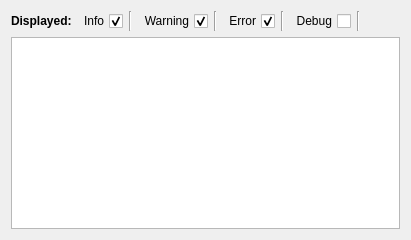
      <widget class="QWidget" name="logs_tab">
       <attribute name="title">
        <string>Logs</string>
       </attribute>
       <layout class="QGridLayout" name="gridLayout_5">
        <item row="0" column="0">
         <layout class="QHBoxLayout" name="horizontalLayout_11">
          <item>
           <widget class="QLabel" name="label_39">
            <property name="font">
             <font>
              <weight>75</weight>
              <bold>true</bold>
             </font>
            </property>
            <property name="text">
             <string>Displayed:</string>
            </property>
           </widget>
          </item>
          <item>
           <widget class="QCheckBox" name="live_log_info_checkbox">
            <property name="layoutDirection">
             <enum>Qt::RightToLeft</enum>
            </property>
            <property name="styleSheet">
             <string notr="true"/>
            </property>
            <property name="text">
             <string>Info</string>
            </property>
            <property name="checked">
             <bool>true</bool>
            </property>
           </widget>
          </item>
          <item>
           <widget class="Line" name="line_7">
            <property name="styleSheet">
             <string notr="true">Line{

background-color:rgb(202, 202, 202);
}</string>
            </property>
            <property name="orientation">
             <enum>Qt::Vertical</enum>
            </property>
           </widget>
          </item>
          <item>
           <widget class="QCheckBox" name="live_log_warning_checkbox">
            <property name="layoutDirection">
             <enum>Qt::RightToLeft</enum>
            </property>
            <property name="styleSheet">
             <string notr="true"/>
            </property>
            <property name="text">
             <string>Warning</string>
            </property>
            <property name="checked">
             <bool>true</bool>
            </property>
           </widget>
          </item>
          <item>
           <widget class="Line" name="line_8">
            <property name="orientation">
             <enum>Qt::Vertical</enum>
            </property>
           </widget>
          </item>
          <item>
           <widget class="QCheckBox" name="live_log_error_checkbox">
            <property name="layoutDirection">
             <enum>Qt::RightToLeft</enum>
            </property>
            <property name="styleSheet">
             <string notr="true"/>
            </property>
            <property name="text">
             <string>Error</string>
            </property>
            <property name="checked">
             <bool>true</bool>
            </property>
           </widget>
          </item>
          <item>
           <widget class="Line" name="line_9">
            <property name="orientation">
             <enum>Qt::Vertical</enum>
            </property>
           </widget>
          </item>
          <item>
           <widget class="QCheckBox" name="live_log_debug_checkbox">
            <property name="layoutDirection">
             <enum>Qt::RightToLeft</enum>
            </property>
            <property name="styleSheet">
             <string notr="true"/>
            </property>
            <property name="text">
             <string>Debug</string>
            </property>
            <property name="checked">
             <bool>false</bool>
            </property>
           </widget>
          </item>
          <item>
           <widget class="Line" name="line_10">
            <property name="orientation">
             <enum>Qt::Vertical</enum>
            </property>
           </widget>
          </item>
          <item>
           <spacer name="horizontalSpacer_11">
            <property name="orientation">
             <enum>Qt::Horizontal</enum>
            </property>
            <property name="sizeHint" stdset="0">
             <size>
              <width>40</width>
              <height>20</height>
             </size>
            </property>
           </spacer>
          </item>
         </layout>
        </item>
        <item row="1" column="0">
         <widget class="QTextBrowser" name="live_log_text_browser">
          <property name="verticalScrollBarPolicy">
           <enum>Qt::ScrollBarAlwaysOff</enum>
          </property>
          <property name="horizontalScrollBarPolicy">
           <enum>Qt::ScrollBarAlwaysOff</enum>
          </property>
         </widget>
        </item>
       </layout>
      </widget>
